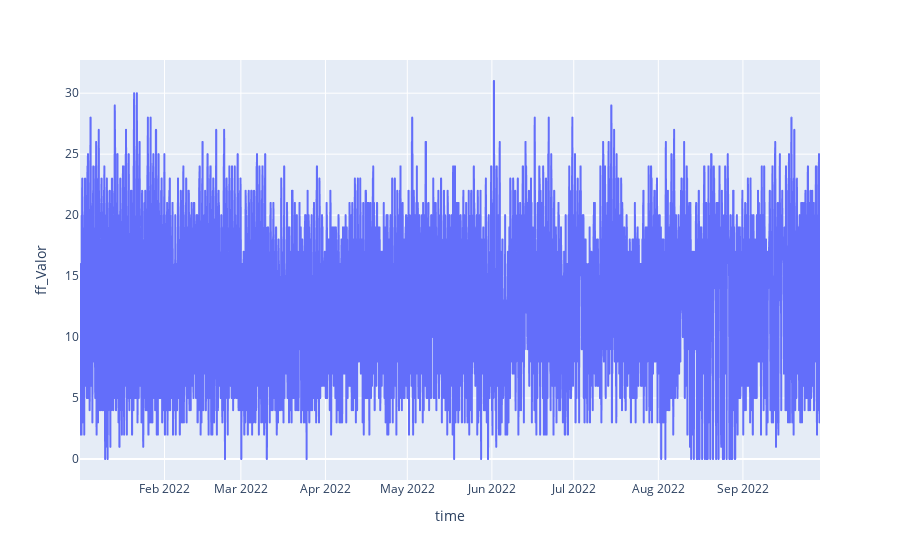

The code cell stored with this chart in its notebook:
### Code cell
fig = px.line(df, x=df.index, y="ff_Valor")
fig.show()

### Figure 1 — Plotly figure (JSON) as saved in the notebook; plotly's stock layout.template omitted (floating-point values rounded to 4 significant figures; data arrays with more than 128 entries replaced by an {"elided": "..."} marker saying what was removed)
{"data": [{"hovertemplate": "time=%{x}<br>ff_Valor=%{y}<extra></extra>", "legendgroup": "", "line": {"color": "#636efa", "dash": "solid"}, "marker": {"symbol": "circle"}, "mode": "lines", "name": "", "showlegend": false, "type": "scattergl", "x": {"elided": "6439 str values"}, "xaxis": "x", "y": {"elided": "6439 int values"}, "yaxis": "y"}], "layout": {"autosize": true, "legend": {"tracegroupgap": 0}, "margin": {"t": 60}, "xaxis": {"anchor": "y", "autorange": true, "domain": [0, 1], "range": ["2022-01-01 01:00", "2022-09-29 06:00"], "title": {"text": "time"}, "type": "date"}, "yaxis": {"anchor": "x", "autorange": true, "domain": [0, 1], "range": [-1.722, 32.72], "title": {"text": "ff_Valor"}, "type": "linear"}}}
